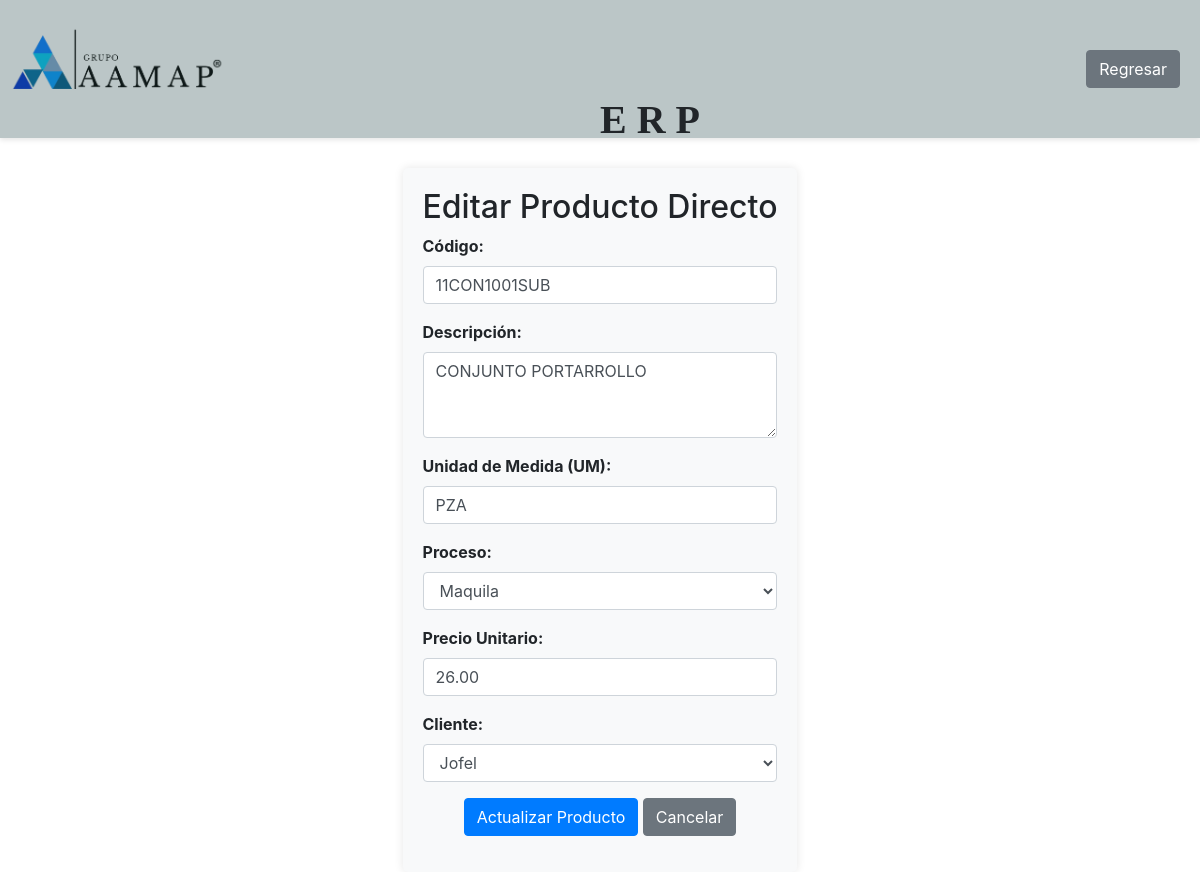
Page /ERP/editar_prod_directo.php?id=41 (signed in) on the committed database.
### tables this page shows
CREATE TABLE `productos_p_directas` (
  `id_pd` int(11) NOT NULL,
  `codigo` varchar(50) NOT NULL COMMENT 'Código único del producto',
  `um` varchar(10) NOT NULL COMMENT 'Unidad de medida',
  `precio_unitario` decimal(10,2) NOT NULL,
  `proceso` enum('man','maq','com') NOT NULL COMMENT 'man=manufactura, maq=maquila, com=comercial',
  `id_cliente` int(11) NOT NULL COMMENT 'Cliente asociado al producto',
  `descripcion` text DEFAULT NULL,
  `activo` tinyint(1) DEFAULT 1 COMMENT '1=activo, 0=inactivo',
  `created_at` timestamp NOT NULL DEFAULT current_timestamp()
);

CREATE TABLE `clientes_p` (
  `id` int(11) NOT NULL,
  `nombre_comercial` varchar(100) NOT NULL,
  `razon_social` varchar(150) NOT NULL,
  `rfc` varchar(30) NOT NULL,
  `direccion` varchar(100) NOT NULL,
  `activo` tinyint(1) NOT NULL DEFAULT 1
);

### ERP/editar_prod_directo.php (the view, shortened to what this page needs)
<?php
require 'C:/xampp/htdocs/db_connect.php';
$id_pd = isset($_GET['id']) ? intval($_GET['id']) : 0;
$clientes_permitidos = [113, 114];
$producto = [];
if ($id_pd > 0) {
    $query = "SELECT pd.*, cp.nombre_comercial as cliente_nombre
              FROM productos_p_directas pd
              JOIN clientes_p cp ON pd.id_cliente = cp.id
              WHERE pd.id_pd = ?";
    $stmt = $conn->prepare($query);
    $stmt->bind_param('i', $id_pd);
    $stmt->execute();
    $result = $stmt->get_result();
    $producto = $result->fetch_assoc();
}
$query_clientes = "SELECT id, nombre_comercial FROM clientes_p WHERE id IN (" . implode(',', $clientes_permitidos) . ")";
$result_clientes = $conn->query($query_clientes);
$clientes = $result_clientes->fetch_all(MYSQLI_ASSOC);
?>
<!DOCTYPE html>
<html>
<head>
    <link rel="stylesheet" href="https://stackpath.bootstrapcdn.com/bootstrap/4.5.2/css/bootstrap.min.css">
    <link rel="stylesheet" type="text/css" href="stprojects.css">
</head>
<body>
<div class="navbar" style="display: flex; align-items: center; justify-content: space-between; padding: 0px; background-color: #f8f9fa; position: relative;">
    <img src="/assets/grupo_aamap.webp" alt="Logo AAMAP" style="width: 18%; position: absolute; top: 25px; left: 10px;">
    <div class="sticky-header" style="width: 100%;">
        <div class="container" style="display: flex; justify-content: flex-end; align-items: center;">
            <div style="position: absolute; top: 90px; left: 600px;"><p style="font-size: 2.5em; font-family: 'Verdana';"><b>E R P</b></p></div>
            <div style="display: flex; align-items: center; gap: 10px;">
                <a href="ver_prod_directos.php" class="btn btn-secondary chompa">Regresar</a>
            </div>
        </div>
    </div>
</div>
<div class="form-container">
    <h2 class="text-center">Editar Producto Directo</h2>
    <form method="POST" action="">
        <div class="form-group">
            <label for="codigo">Código:</label>
            <input type="text" class="form-control" id="codigo" name="codigo"
                   value="<?php echo htmlspecialchars($producto['codigo']); ?>" required>
        </div>
        <div class="form-group">
            <label for="descripcion">Descripción:</label>
            <textarea class="form-control" id="descripcion" name="descripcion"
                      rows="3" required><?php echo htmlspecialchars($producto['descripcion']); ?></textarea>
        </div>
        <div class="form-group">
            <label for="um">Unidad de Medida (UM):</label>
            <input type="text" class="form-control" id="um" name="um"
                   value="<?php echo htmlspecialchars($producto['um']); ?>" required>
        </div>
        <div class="form-group">
            <label for="proceso">Proceso:</label>
            <select class="form-control" id="proceso" name="proceso" required>
                <option value="maq" <?php echo $producto['proceso'] == 'maq' ? 'selected' : ''; ?>>Maquila</option>
            </select>
        </div>
        <div class="form-group">
            <label for="precio_unitario">Precio Unitario:</label>
            <input type="number" step="0.01" class="form-control" id="precio_unitario" name="precio_unitario"
                   value="<?php echo htmlspecialchars($producto['precio_unitario']); ?>" required>
        </div>
        <div class="form-group">
            <label for="id_cliente">Cliente:</label>
            <select class="form-control" id="id_cliente" name="id_cliente" required>
                <?php foreach ($clientes as $cliente): ?>
                    <option value="<?php echo $cliente['id']; ?>"
                        <?php echo $producto['id_cliente'] == $cliente['id'] ? 'selected' : ''; ?>>
                        <?php echo htmlspecialchars($cliente['nombre_comercial']); ?>
                    </option>
                <?php endforeach; ?>
            </select>
        </div>
        <div class="form-group text-center">
            <button type="submit" class="btn btn-primary">Actualizar Producto</button>
            <a href="ver_prod_directos.php" class="btn btn-secondary">Cancelar</a>
        </div>
    </form>
</div>
</body>
</html>

### ERP/stprojects.css (style rules this page uses)
body { margin: 0; padding: 0; display: flex; flex-direction: column; height: 100vh; }
.sticky-header { position: sticky; top: 0; z-index: 1000; background-color: rgba(47, 79, 79, 0.3); padding: 0 0; box-shadow: 0 2px 5px rgba(0, 0, 0, 0.1); }
.chompa { margin-left: 10px; }
.container { margin: 30px auto; padding: 20px; max-width: 1200px; border-radius: 10px; text-align: center; }

### ERP/editar_prod_directo.php (style rules this page uses)
.form-container { max-width: 800px; margin: 30px auto; padding: 20px; background-color: #f8f9fa; border-radius: 5px; box-shadow: 0 0 10px rgba(0,0,0,0.1); }
.form-group label { font-weight: bold; }

### rows in the picture
productos_p_directas: codigo "11CON1001SUB", descripcion "CONJUNTO PORTARROLLO", um "PZA", proceso "Maquila", precio_unitario "26.00", id_cliente "Jofel"
